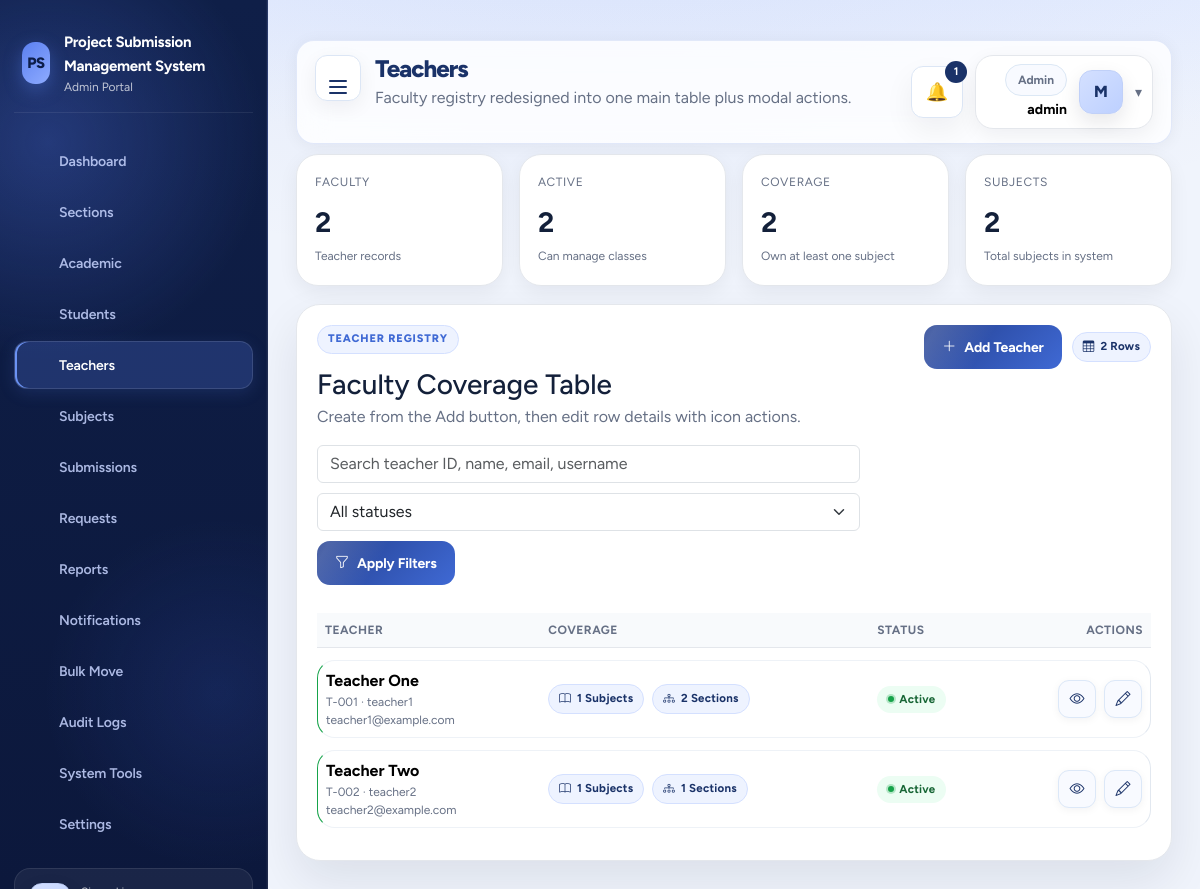
The page /project/admin/teachers.php (signed in) on the database its author committed.
### tables this page shows
CREATE TABLE teachers (
    id INT AUTO_INCREMENT PRIMARY KEY,
    teacher_id VARCHAR(50) NOT NULL UNIQUE,
    full_name VARCHAR(150) NOT NULL,
    email VARCHAR(150) NOT NULL UNIQUE,
    username VARCHAR(100) NOT NULL UNIQUE,
    password_hash VARCHAR(255) NOT NULL,
    avatar_path VARCHAR(255) NULL,
    status ENUM('active', 'inactive', 'archived') NOT NULL DEFAULT 'active',
    submission_deadline DATETIME NULL,
    deadline_warning_hours INT NOT NULL DEFAULT 72,
    deadline_warning_sent_at DATETIME NULL,
    deadline_locked_notice_sent_at DATETIME NULL,
    allow_late_submissions TINYINT(1) NOT NULL DEFAULT 0,
    late_submission_until DATETIME NULL,
    teacher_submission_locked TINYINT(1) NOT NULL DEFAULT 0,
    teacher_submission_lock_note TEXT NULL,
    created_at TIMESTAMP DEFAULT CURRENT_TIMESTAMP,
    updated_at TIMESTAMP DEFAULT CURRENT_TIMESTAMP ON UPDATE CURRENT_TIMESTAMP
);

### project/backend/config/app.php (called while the page is built, shortened)
<?php
function url(string $path = ''): string {
    return rtrim(APP_URL, '/') . '/' . ltrim($path, '/');
}
function h(?string $value): string { return htmlspecialchars((string) $value, ENT_QUOTES, 'UTF-8'); }

### project/admin/teachers.php (the view, shortened to what this page needs)
<?php
require_once __DIR__ . '/../backend/helpers/query.php';
$pdo = pdo();
$search = trim($_GET['q'] ?? '');
$sql = 'SELECT t.*, COUNT(DISTINCT s.id) AS total_subjects, COUNT(DISTINCT ss.section_id) AS total_sections FROM teachers t LEFT JOIN subjects s ON s.teacher_id = t.id LEFT JOIN section_subjects ss ON ss.subject_id = s.id WHERE 1=1';
$params = [];
$sql .= ' GROUP BY t.id ORDER BY FIELD(t.status, "active","inactive"), t.created_at DESC';
$stmt = $pdo->prepare($sql); $stmt->execute($params); $teachers = $stmt->fetchAll();
$stats = [
    'total' => (int) $pdo->query('SELECT COUNT(*) FROM teachers')->fetchColumn(),
    'active' => (int) $pdo->query("SELECT COUNT(*) FROM teachers WHERE status = 'active'")->fetchColumn(),
    'coverage' => (int) $pdo->query('SELECT COUNT(DISTINCT teacher_id) FROM subjects WHERE teacher_id IS NOT NULL')->fetchColumn(),
    'subjects' => (int) $pdo->query('SELECT COUNT(*) FROM subjects')->fetchColumn(),
];
require_once __DIR__ . '/../backend/partials/header.php';
?>
<div class="kpi-grid">
  <div class="kpi-card"><span class="label">Faculty</span><strong><?= number_format($stats['total']) ?></strong><span class="muted small">Teacher records</span></div>
  <div class="kpi-card"><span class="label">Active</span><strong><?= number_format($stats['active']) ?></strong><span class="muted small">Can manage classes</span></div>
  <div class="kpi-card"><span class="label">Coverage</span><strong><?= number_format($stats['coverage']) ?></strong><span class="muted small">Own at least one subject</span></div>
  <div class="kpi-card"><span class="label">Subjects</span><strong><?= number_format($stats['subjects']) ?></strong><span class="muted small">Total subjects in system</span></div>
</div>
<section class="table-card table-bootstrap-shell">
  <div class="module-header"><div><div class="eyebrow">Teacher Registry</div><h3 class="mb-1">Faculty Coverage Table</h3><p class="muted mb-0">Create from the Add button, then edit row details with icon actions.</p></div><div class="module-actions"><button class="btn" type="button" data-open-modal="admin-add-teacher"><i class="bi bi-plus-lg"></i> Add Teacher</button><span class="badge-soft"><i class="bi bi-table"></i> <?= count($teachers) ?> rows</span></div></div>
  <div class="table-toolbar"><form method="get" class="filters"><input class="form-control" name="q" placeholder="Search teacher ID, name, email, username" value="<?= h($search) ?>"><select class="form-select" name="status"><option value="">All statuses</option></select><button class="btn" type="submit"><i class="bi bi-funnel"></i> Apply Filters</button></form></div>
  <div class="table-responsive"><table class="table table-hover align-middle"><thead><tr><th>Teacher</th><th>Coverage</th><th>Status</th><th class="text-end">Actions</th></tr></thead><tbody><?php foreach ($teachers as $row): ?><tr><td><strong><?= h($row['full_name']) ?></strong><div class="muted small"><?= h($row['teacher_id']) ?> · <?= h($row['username']) ?></div><div class="muted small"><?= h($row['email']) ?></div></td><td><div class="d-flex gap-2 flex-wrap"><span class="badge-soft"><i class="bi bi-book"></i> <?= (int) $row['total_subjects'] ?> subjects</span><span class="badge-soft"><i class="bi bi-diagram-3"></i> <?= (int) $row['total_sections'] ?> sections</span></div></td><td><?= status_badge($row['status']) ?></td><td class="text-end"><div class="icon-action-group justify-content-end"><a class="icon-action" href="<?= h(url('admin/teacher_preview.php?id=' . (int) $row['id'])) ?>" data-ajax-modal="1" data-modal-title="Teacher overview" title="View teacher"><i class="bi bi-eye"></i></a><button class="icon-action" type="button" data-open-modal="edit-teacher-<?= (int) $row['id'] ?>" title="Edit teacher"><i class="bi bi-pencil"></i></button></div></td></tr><?php endforeach; ?><?php if (!$teachers): ?><tr><td colspan="4" class="table-empty">No teacher records matched your filters.</td></tr><?php endif; ?></tbody></table></div>
</section>
<?php require_once __DIR__ . '/../backend/partials/footer.php'; ?>

### project/backend/helpers/query.php (shortened to what this page needs)
<?php
function status_badge(string $status): string {
    return '<span class="status ' . h($status) . '">' . h(ucwords(str_replace('_', ' ', $status))) . '</span>';
}

### rows shown on the page
teachers: full_name "Teacher One", teacher "T-001", username "teacher1", email "teacher1@example.com", total_subjects "1", total_sections "2", status "Active"
teachers: full_name "Teacher Two", teacher "T-002", username "teacher2", email "teacher2@example.com", total_subjects "1", total_sections "1", status "Active"

### other values the page prints
APP_NAME "Project Submission Management System"
$role "Admin"
$label "Dashboard"
$label "Sections"
$label "Academic"
$label "Students"
$label "Teachers"
$label "Subjects"
$label "Submissions"
$label "Requests"
$label "Reports"
$label "Notifications"
$label "Bulk Move"
$label "Audit Logs"
$label "System Tools"
